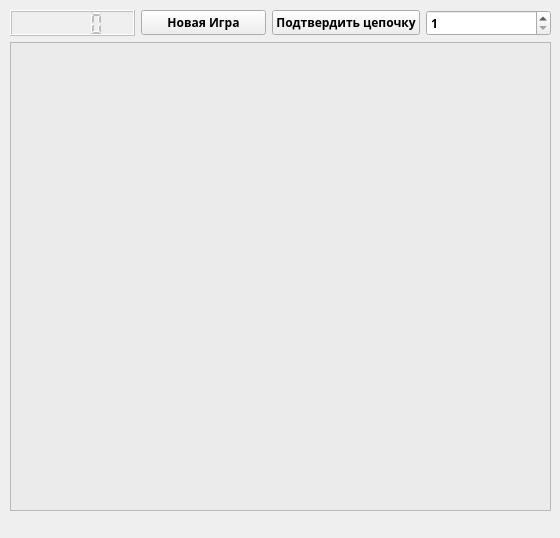
<?xml version="1.0" encoding="UTF-8"?>
<ui version="4.0">
 <class>MainWindow</class>
 <widget class="QMainWindow" name="MainWindow">
  <property name="geometry">
   <rect>
    <x>0</x>
    <y>0</y>
    <width>560</width>
    <height>538</height>
   </rect>
  </property>
  <property name="windowTitle">
   <string>MainWindow</string>
  </property>
  <property name="layoutDirection">
   <enum>Qt::LeftToRight</enum>
  </property>
  <widget class="QWidget" name="centralwidget">
   <widget class="QWidget" name="verticalLayoutWidget_2">
    <property name="geometry">
     <rect>
      <x>10</x>
      <y>10</y>
      <width>541</width>
      <height>501</height>
     </rect>
    </property>
    <layout class="QVBoxLayout" name="verticalLayout_2">
     <property name="spacing">
      <number>6</number>
     </property>
     <property name="sizeConstraint">
      <enum>QLayout::SetDefaultConstraint</enum>
     </property>
     <item>
      <layout class="QHBoxLayout" name="horizontalLayout">
       <item>
        <widget class="QLCDNumber" name="scorelcdNumber">
         <property name="enabled">
          <bool>false</bool>
         </property>
        </widget>
       </item>
       <item>
        <widget class="QPushButton" name="newGamePushButton">
         <property name="font">
          <font>
           <family>Montserrat Black</family>
           <weight>75</weight>
           <bold>true</bold>
          </font>
         </property>
         <property name="text">
          <string>Новая Игра</string>
         </property>
        </widget>
       </item>
       <item>
        <widget class="QPushButton" name="confirmChainButton">
         <property name="font">
          <font>
           <family>Montserrat Black</family>
           <weight>75</weight>
           <bold>true</bold>
          </font>
         </property>
         <property name="text">
          <string>Подтвердить цепочку</string>
         </property>
        </widget>
       </item>
       <item>
        <widget class="QSpinBox" name="levelSpinBox">
         <property name="font">
          <font>
           <family>Montserrat Black</family>
           <weight>75</weight>
           <bold>true</bold>
          </font>
         </property>
         <property name="minimum">
          <number>1</number>
         </property>
         <property name="maximum">
          <number>2</number>
         </property>
        </widget>
       </item>
      </layout>
     </item>
     <item>
      <widget class="QTableView" name="gameFieldTableView">
       <property name="palette">
        <palette>
         <active>
          <colorrole role="Base">
           <brush brushstyle="SolidPattern">
            <color alpha="255">
             <red>235</red>
             <green>235</green>
             <blue>235</blue>
            </color>
           </brush>
          </colorrole>
          <colorrole role="PlaceholderText">
           <brush brushstyle="SolidPattern">
            <color alpha="128">
             <red>207</red>
             <green>207</green>
             <blue>207</blue>
            </color>
           </brush>
          </colorrole>
         </active>
         <inactive>
          <colorrole role="Base">
           <brush brushstyle="SolidPattern">
            <color alpha="255">
             <red>235</red>
             <green>235</green>
             <blue>235</blue>
            </color>
           </brush>
          </colorrole>
          <colorrole role="PlaceholderText">
           <brush brushstyle="SolidPattern">
            <color alpha="128">
             <red>207</red>
             <green>207</green>
             <blue>207</blue>
            </color>
           </brush>
          </colorrole>
         </inactive>
         <disabled>
          <colorrole role="Base">
           <brush brushstyle="SolidPattern">
            <color alpha="255">
             <red>240</red>
             <green>240</green>
             <blue>240</blue>
            </color>
           </brush>
          </colorrole>
          <colorrole role="PlaceholderText">
           <brush brushstyle="SolidPattern">
            <color alpha="128">
             <red>207</red>
             <green>207</green>
             <blue>207</blue>
            </color>
           </brush>
          </colorrole>
         </disabled>
        </palette>
       </property>
       <property name="autoFillBackground">
        <bool>false</bool>
       </property>
       <property name="styleSheet">
        <string notr="true">QTableView { gridline-color: green; }</string>
       </property>
       <property name="frameShape">
        <enum>QFrame::StyledPanel</enum>
       </property>
       <property name="verticalScrollBarPolicy">
        <enum>Qt::ScrollBarAsNeeded</enum>
       </property>
       <attribute name="horizontalHeaderVisible">
        <bool>false</bool>
       </attribute>
       <attribute name="horizontalHeaderDefaultSectionSize">
        <number>30</number>
       </attribute>
       <attribute name="verticalHeaderVisible">
        <bool>false</bool>
       </attribute>
      </widget>
     </item>
    </layout>
   </widget>
  </widget>
  <action name="action">
   <property name="text">
    <string>&amp;Новая</string>
   </property>
  </action>
  <action name="action_2">
   <property name="text">
    <string>&amp;Параметры</string>
   </property>
  </action>
  <action name="action_3">
   <property name="text">
    <string>-</string>
   </property>
  </action>
  <action name="action_5">
   <property name="text">
    <string>&amp;Выход</string>
   </property>
  </action>
 </widget>
 <resources/>
 <connections/>
</ui>
